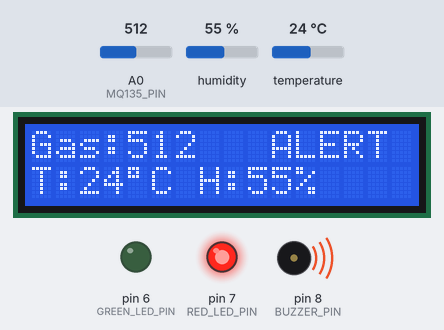
Recording of a sketch running on a simulated Arduino Uno, built with avr-gcc and run on an emulated ATmega328P. On the bench: 16×2 character LCD, output pins drawn as LEDs (lit = HIGH), buzzer (waves = sounding). Inputs (shaded band) come from the test bench; at power-on: A0 (MQ135_PIN) = 512, humidity 55 %, temperature 24 °C. What the sketch prints to the serial monitor is not drawn.

Above: at 3.2 s.
3.3 s: A0 (MQ135_PIN) set to 308
At 5.1 s:
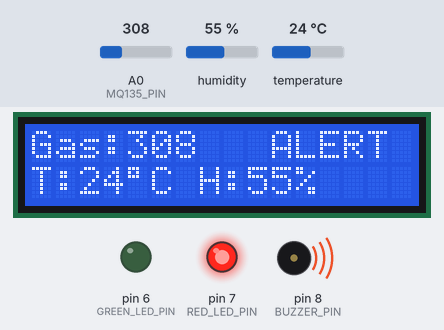
5.7 s: A0 (MQ135_PIN) set to 287
At 7.5 s:
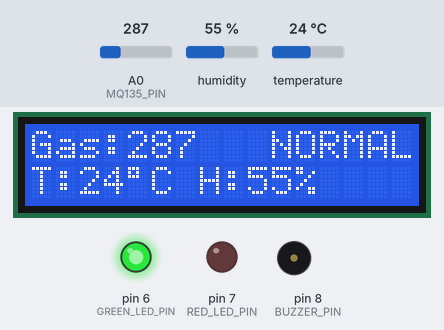
7.8 s: humidity set to 22 %
At 9.6 s:
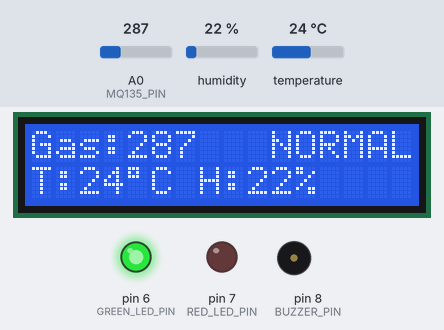
9.9 s: temperature set to 12 °C
At 10.9 s:
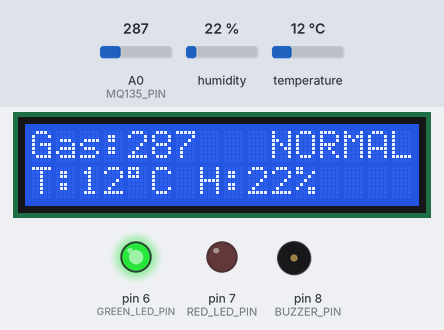
11.9 s: humidity set to 40 %
At 13.3 s:
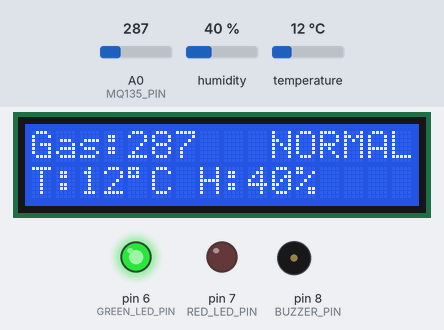
14.0 s: A0 (MQ135_PIN) set to 306
At 15.6 s:
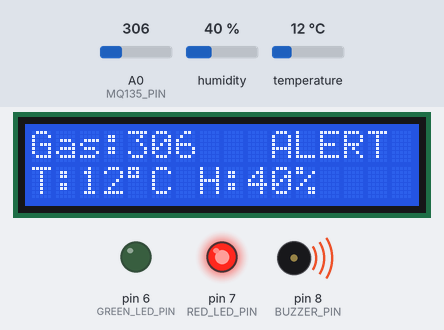
Timing chart, 0 to 17.1 s (numbered marks = the images above; inputs shaded):
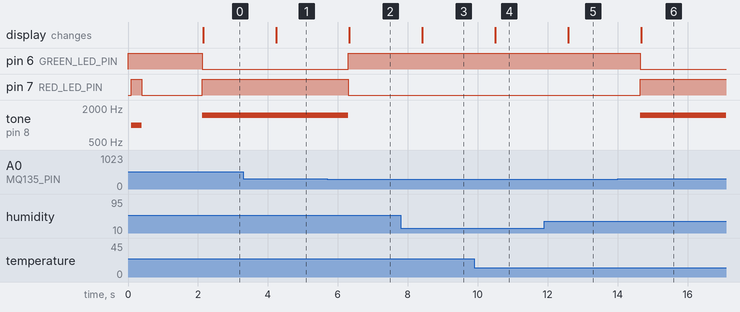

Measured:
- the behaviour switches between 300 and 299 on A0 (MQ135_PIN) (found by bisection; images 1 and 2)
- after the input at 3.3 s, the display: changes after 0.94 s (image 1)
- after the input at 5.7 s, pin 6 (GREEN_LED_PIN): LOW → HIGH after 0.59 s; pin 7 (RED_LED_PIN): HIGH → LOW after 0.59 s; tone on pin 8 (BUZZER_PIN): 1500 Hz → silent after 0.59 s; the display: changes after 0.62 s (image 2)
- after the input at 7.8 s, the display: changes after 0.61 s (image 3)
- after the input at 9.9 s, the display: changes after 0.60 s (image 4)
- after the input at 11.9 s, the display: changes after 0.69 s (image 5)
- after the input at 14.0 s, pin 6 (GREEN_LED_PIN): HIGH → LOW after 0.64 s; pin 7 (RED_LED_PIN): LOW → HIGH after 0.64 s; tone on pin 8 (BUZZER_PIN): silent → 1500 Hz after 0.64 s; the display: changes after 0.67 s (image 6)

The sketch:

test.ino
```cpp
#include <Wire.h>
#include <LiquidCrystal_I2C.h>
#include <DHT.h>

LiquidCrystal_I2C lcd(0x27, 16, 2);

#define MQ135_PIN     A0
#define DHT_PIN       2
#define DHT_TYPE      DHT11
#define RED_LED_PIN   7
#define GREEN_LED_PIN 6   // Optional: Normal indicator LED
#define BUZZER_PIN    8

const bool IS_PASSIVE_BUZZER = true;

// Initial demonstration threshold (adjust based on your Serial Monitor readings)
const int GAS_THRESHOLD = 300;

DHT dht(DHT_PIN, DHT_TYPE);

void activateAlarm() {
  digitalWrite(RED_LED_PIN, HIGH);
  digitalWrite(GREEN_LED_PIN, LOW);

  if (IS_PASSIVE_BUZZER) {
    // Generate an audible 1500 Hz alarm tone
    tone(BUZZER_PIN, 1500);
  } else {
    // Turn on active buzzer
    digitalWrite(BUZZER_PIN, HIGH);
  }
}

void deactivateAlarm() {
  digitalWrite(RED_LED_PIN, LOW);
  digitalWrite(GREEN_LED_PIN, HIGH);

  if (IS_PASSIVE_BUZZER) {
    noTone(BUZZER_PIN);
  } else {
    digitalWrite(BUZZER_PIN, LOW);
  }
}

void setup() {
  Serial.begin(9600);

  pinMode(RED_LED_PIN, OUTPUT);
  pinMode(GREEN_LED_PIN, OUTPUT);
  pinMode(BUZZER_PIN, OUTPUT);

  deactivateAlarm();
  dht.begin();

  lcd.init();
  lcd.backlight();
  lcd.clear();

  lcd.setCursor(0, 0);
  lcd.print("Air Quality");
  lcd.setCursor(0, 1);
  lcd.print("Warming up...");

  // Quick self-test: beeps and flashes once at startup to confirm wiring
  digitalWrite(RED_LED_PIN, HIGH);
  if (IS_PASSIVE_BUZZER) tone(BUZZER_PIN, 1000);
  else digitalWrite(BUZZER_PIN, HIGH);
  delay(300);
  deactivateAlarm();

  delay(1700);
  lcd.clear();
}

void loop() {
  int gasValue = analogRead(MQ135_PIN);
  float temperature = dht.readTemperature();
  float humidity = dht.readHumidity();

  bool gasAlert = (gasValue >= GAS_THRESHOLD);

  if (gasAlert) {
    activateAlarm();
  } else {
    deactivateAlarm();
  }

  Serial.print("MQ135 Gas: ");
  Serial.print(gasValue);
  Serial.print(" | Threshold: ");
  Serial.print(GAS_THRESHOLD);
  Serial.print(" | Status: ");
  Serial.println(gasAlert ? "ALERT!" : "OK");

  lcd.setCursor(0, 0);
  lcd.print("Gas:");
  lcd.print(gasValue);
  lcd.print("   ");

  lcd.setCursor(10, 0);
  if (gasAlert) {
    lcd.print("ALERT ");
  } else {
    lcd.print("NORMAL");
  }

  lcd.setCursor(0, 1);
  if (isnan(temperature) || isnan(humidity)) {
    lcd.print("DHT11 Error     ");
  } else {
    lcd.print("T:");
    lcd.print((int)temperature);
    lcd.print((char)223);
    lcd.print("C H:");
    lcd.print((int)humidity);
    lcd.print("%   ");
  }

  delay(1000);
}
```
